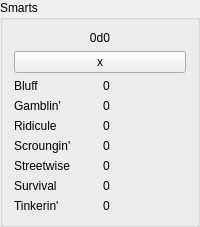
                   <widget class="QGroupBox" name="SmartsBox">
                    <property name="title">
                     <string>Smarts</string>
                    </property>
                    <layout class="QVBoxLayout" name="verticalLayout_12">
                     <item>
                      <widget class="QLabel" name="label_22">
                       <property name="text">
                        <string>0d0</string>
                       </property>
                       <property name="alignment">
                        <set>Qt::AlignCenter</set>
                       </property>
                      </widget>
                     </item>
                     <item>
                      <widget class="QPushButton" name="pushButton_7">
                       <property name="text">
                        <string>x</string>
                       </property>
                      </widget>
                     </item>
                     <item>
                      <layout class="QHBoxLayout" name="horizontalLayout_22">
                       <item>
                        <layout class="QVBoxLayout" name="smartsNames">
                         <item>
                          <widget class="QLabel" name="label_25">
                           <property name="text">
                            <string>Bluff</string>
                           </property>
                          </widget>
                         </item>
                         <item>
                          <widget class="QLabel" name="label_26">
                           <property name="text">
                            <string>Gamblin'</string>
                           </property>
                          </widget>
                         </item>
                         <item>
                          <widget class="QLabel" name="label_27">
                           <property name="text">
                            <string>Ridicule</string>
                           </property>
                          </widget>
                         </item>
                         <item>
                          <widget class="QLabel" name="label_28">
                           <property name="text">
                            <string>Scroungin'</string>
                           </property>
                          </widget>
                         </item>
                         <item>
                          <widget class="QLabel" name="label_95">
                           <property name="text">
                            <string>Streetwise</string>
                           </property>
                          </widget>
                         </item>
                         <item>
                          <widget class="QLabel" name="label_96">
                           <property name="text">
                            <string>Survival</string>
                           </property>
                          </widget>
                         </item>
                         <item>
                          <widget class="QLabel" name="label_97">
                           <property name="text">
                            <string>Tinkerin'</string>
                           </property>
                          </widget>
                         </item>
                        </layout>
                       </item>
                       <item>
                        <layout class="QVBoxLayout" name="smartsLVL">
                         <item>
                          <widget class="QLabel" name="label_29">
                           <property name="text">
                            <string>0</string>
                           </property>
                          </widget>
                         </item>
                         <item>
                          <widget class="QLabel" name="label_30">
                           <property name="text">
                            <string>0</string>
                           </property>
                          </widget>
                         </item>
                         <item>
                          <widget class="QLabel" name="label_31">
                           <property name="text">
                            <string>0</string>
                           </property>
                          </widget>
                         </item>
                         <item>
                          <widget class="QLabel" name="label_32">
                           <property name="text">
                            <string>0</string>
                           </property>
                          </widget>
                         </item>
                         <item>
                          <widget class="QLabel" name="label_98">
                           <property name="text">
                            <string>0</string>
                           </property>
                          </widget>
                         </item>
                         <item>
                          <widget class="QLabel" name="label_99">
                           <property name="text">
                            <string>0</string>
                           </property>
                          </widget>
                         </item>
                         <item>
                          <widget class="QLabel" name="label_100">
                           <property name="text">
                            <string>0</string>
                           </property>
                          </widget>
                         </item>
                        </layout>
                       </item>
                      </layout>
                     </item>
                    </layout>
                   </widget>
